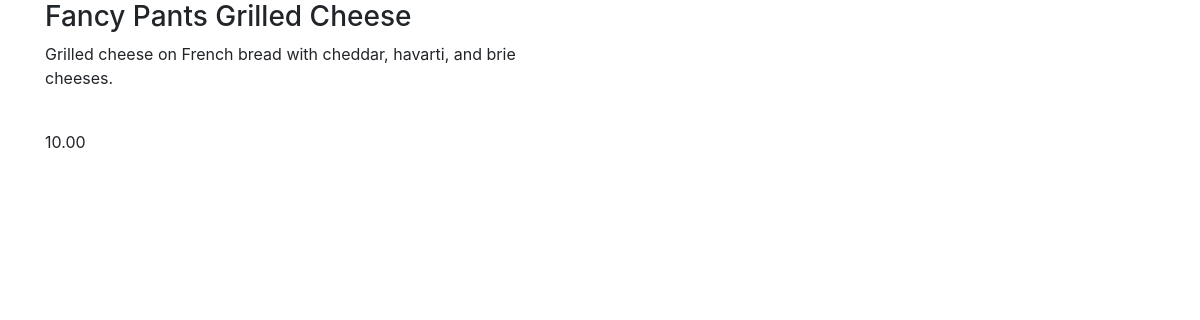
Screenshot of /products/fancy-pants-grilled-cheese/ with the database file from the repository.
### products/models.py (models this page shows, shortened)
class Product(models.Model):
    category = models.CharField(max_length=256, choices=CATEGORY)
    title = models.CharField(max_length=120, default='')
    description = models.TextField()
    price = models.DecimalField(decimal_places=2,max_digits=5,validators=[MinValueValidator(0)],default=0)
    location = models.ManyToManyField(Location)
    image = models.ImageField(upload_to=upload_image_path, null=True, blank=True)
    slug = models.SlugField(blank=True, unique=True)
    active = models.BooleanField(default=True)
    featured = models.BooleanField(default=False)
    gf = models.BooleanField(default=False)
    v = models.BooleanField(default=False)
    alt_v = models.BooleanField(default=False)
    timestamp = models.DateTimeField(auto_now_add = True)
    course = models.CharField(max_length=256, choices=CATEGORY, default='')
    diet = models.CharField(max_length=256, choices=DIET, default='')
    beverage_type = models.CharField(max_length=256, choices=BEVERAGE_TYPE, default='')
    alcohol_type = models.CharField(max_length=256, choices=ALCOHOL_TYPE, default='')
    serving_type = models.CharField(max_length=256, choices=SERVING_TYPE, default='')
    filter_horizontal = ('my_m2m_field',)
    objects = ProductManager()

### products/views.py (the view)
# urls.py: url(r'^(?P<slug>[\w-]+)/$', ProductDetailSlugView.as_view(), name='detail'),
class ProductDetailSlugView(DetailView):
    queryset = Product.objects.all()
    template_name = "products/detail.html"
    def get_object(self, *args, **kwargs):
        request = self.request
        slug = self.kwargs.get('slug')
        try:
            instance = Product.objects.get(slug=slug, active=True)
        except Product.DoesNotExist:
            raise Http404("Not found...")
        except Product.MultipleObjectsReturned:
            qs = Product.objects.filter(slug=slug, active=True)
            instance = qs.first()
        except:
            raise Http404("Oh no!")
        return instance

### products/models.py (called while the page is built)
    def get_queryset(self):
        return ProductQuerySet(self.model, using=self._db)

### products/templates/products/detail.html (shortened to what this page needs)
{% extends "base.html" %}
{% block content %}
<div class='row'>
    <div class='col-12 col-md-6'>
        <h3>{{ object.title  }}</h3>
        {{ object.description|linebreaks }} <br/>
        {{ object.price }} <br/>
    </div>
</div>
{% endblock %}

### rows the page displays
Product: title "Fancy Pants Grilled Cheese", description "Grilled cheese on French bread with cheddar, havarti, and brie cheeses.", price "10.00"
